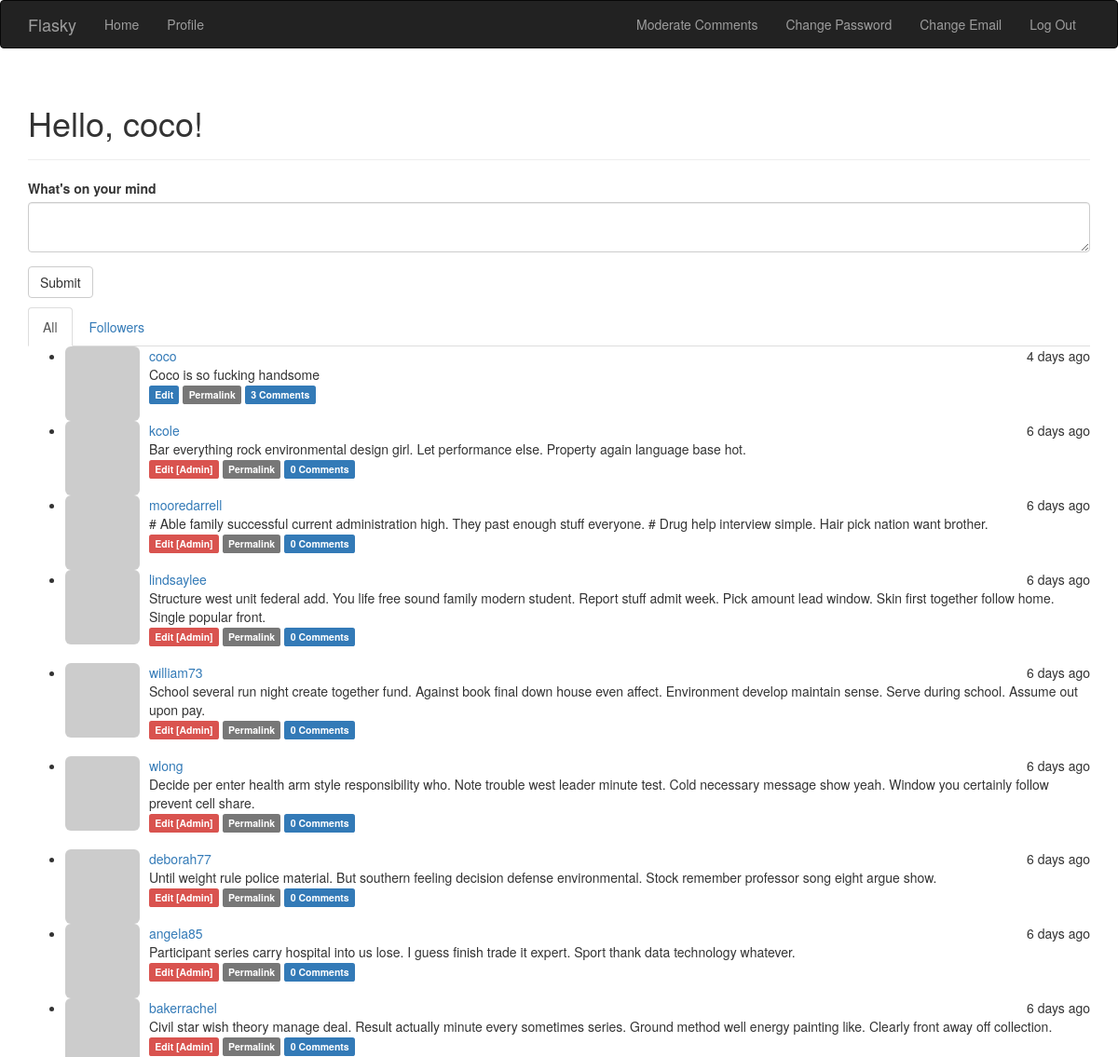
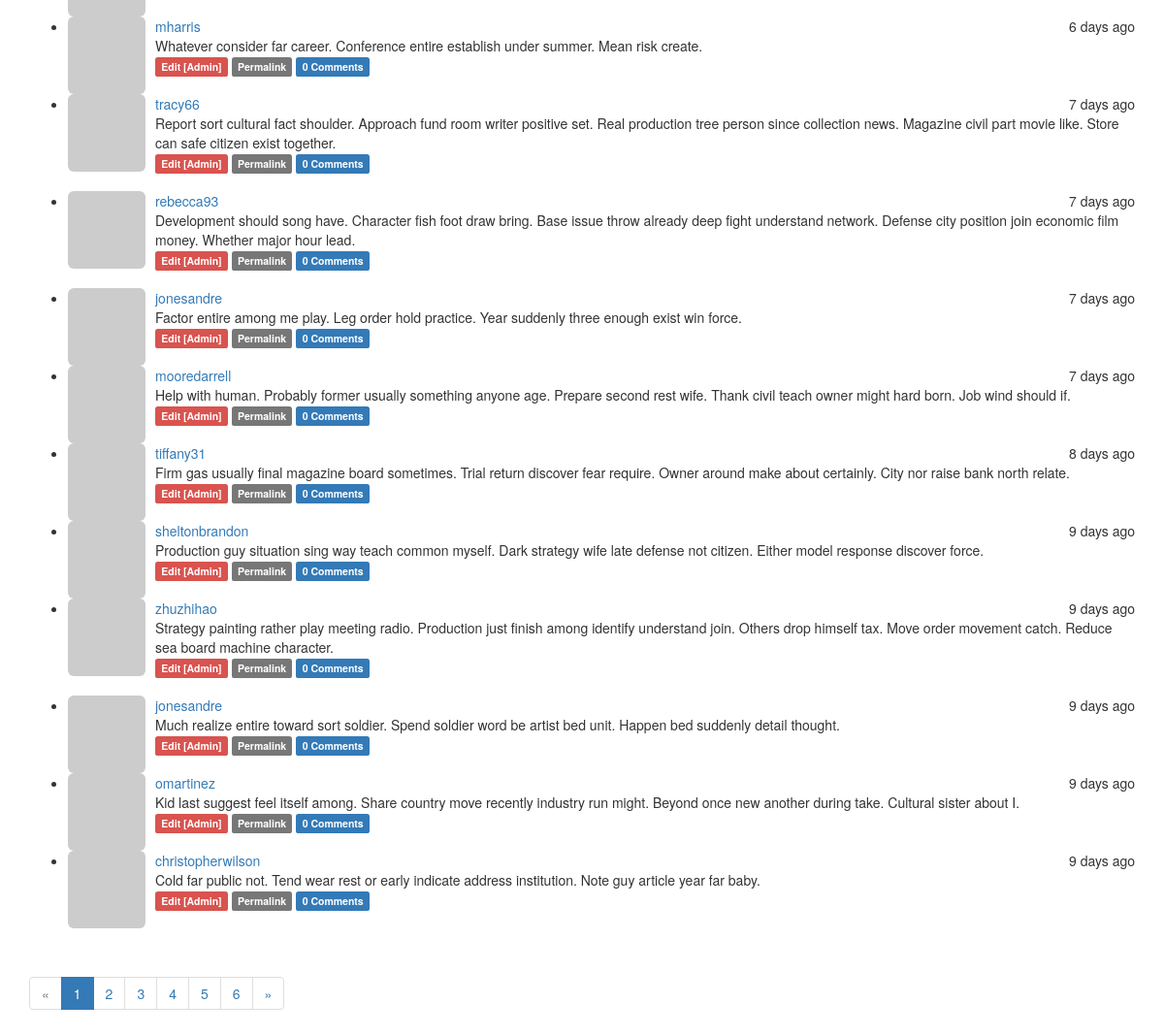
Screenshot of / (signed in) with the database file from the repository (2 pictures, top to bottom).
### app/models.py (models this page shows, shortened)
class User(UserMixin, db.Model):
    __tablename__ = 'users'
    id = db.Column(db.Integer, primary_key=True)
    email = db.Column(db.String(64), unique=True, index=True)
    username = db.Column(db.String(64), unique=True, index=True)
    password_hash = db.Column(db.String(128))
    role_id = db.Column(db.Integer, db.ForeignKey('roles.id'))
    confirmed = db.Column(db.Boolean, default=False)
    name = db.Column(db.String(64))
    location = db.Column(db.String(64))
    about_me = db.Column(db.Text())
    member_since = db.Column(db.DateTime(), default=datetime.utcnow)
    last_seen = db.Column(db.DateTime(), default=datetime.utcnow)
    avator_hash = db.Column(db.String(32))
    posts = db.relationship('Post', backref='author', lazy='dynamic')
    followed = db.relationship('Follow',
                               foreign_keys=[Follow.follower_id],
                               backref=db.backref('follower', lazy='joined'),  # joined 参数实现立即从联结查询中加载相关对象
                               lazy='dynamic',
                               cascade='all,delete-orphan')
    followers = db.relationship('Follow',
                                foreign_keys=[Follow.followed_id],
                                backref=db.backref('followed', lazy='joined'),
                                lazy='dynamic',
                                cascade='all,delete-orphan')
    comments = db.relationship('Comment', backref='author', lazy='dynamic')
    @property
    def password(self):
        raise AttributeError('Password is not a readable attribute')
    def can(self, perm):
        return self.role.has_permission(perm) and self.role is not None
    def is_administrator(self):
        return self.can(Permission.ADMIN)
    def ping(self):
        self.last_seen = datetime.utcnow()
        db.session.add(self)
        db.session.commit()
    def gravatar(self, size=100, default='identicon', rating='g'):
        if request.is_secure:
            url = 'https://secure.gravatar.com/avatar'
        else:
            url = 'https://www.gravatar.com/avatar'
        hash = self.avator_hash or self.gravatar_hash()
        return '{url}/{hash}?s={size}&d={default}&r={rating}'.format(
            url=url, hash=hash, size=size, default=default, rating=rating)
    def gravatar_hash(self):
        return hashlib.md5(self.email.lower().encode('utf-8')).hexdigest()

class Post(db.Model):
    __tablename__ = 'posts'
    id = db.Column(db.Integer, primary_key=True)
    body = db.Column(db.Text)
    timestamp = db.Column(db.DateTime, index=True, default=datetime.utcnow)
    author_id = db.Column(db.Integer, db.ForeignKey('users.id'))
    body = db.Column(db.Text)
    body_html = db.Column(db.Text)
    comments = db.relationship('Comment', backref='post', lazy='dynamic')

### app/main/views.py (the view)
@main.route('/', methods=['GET', 'POST'])
def index():
    form = PostForm()
    if form.validate_on_submit() and current_user.can(Permission.WRITE):
        post = Post(body=form.body.data, author=current_user._get_current_object())
        db.session.add(post)
        db.session.commit()
        return redirect(url_for('.index'))
    show_followed = False
    if current_user.is_authenticated:
        show_followed = bool(request.cookies.get('show_followed', ''))
    if show_followed:
        query = current_user.followed_posts
    else:
        query = Post.query
    page = request.args.get('page', 1, type=int)  # type = int 确保参数无法转换成整数时返回默认值
    pagination = query.order_by(Post.timestamp.desc()).paginate(
        page, per_page=current_app.config['FLASKY_POSTS_PER_PAGE'], error_out=False
    )
    posts = pagination.items
    return render_template('index.html', posts=posts, form=form, pagination=pagination, show_followed=show_followed)

### app/main/forms.py
class PostForm(FlaskForm):
    body = PageDownField("What's on your mind", validators=[DataRequired()])
    submit = SubmitField('Submit')

### app/auth/views.py (called while the page is built)
@auth.before_app_request
def before_request():
    if current_user.is_authenticated:
        current_user.ping()
        if not current_user.confirmed \
                and request.blueprint != 'auth' \
                and request.endpoint != 'static':
            return redirect(url_for('auth.uncofirmed'))

### app/main/__init__.py (called while the page is built)
@main.app_context_processor
def inject_permission():
    return dict(Permission=Permission)

### app/main/views.py (called while the page is built)
@main.after_app_request
def after_request(response):
    for query in get_debug_queries():
        if query.duration >= current_app.config['FLASKY_SLOW_DB_QUERY_TIME']:
            current_app.logger.warning(
                'Slow query: %s\nParameters: %s\nDuration: %fs\nContext: %s\n' %
                (query.statement, query.parameters, query.duration,
                 query.context))
    return response

### app/models.py (called while the page is built)
@login_manager.user_loader
def load_user(user_id):
    return User.query.get(int(user_id))

    def has_permission(self, prem):
        return self.permission & prem == prem

### app/templates/index.html (shortened to what this page needs)
{% extends "base.html" %}
{% import "bootstrap/wtf.html" as wtf %}
{% import "_macros.html" as macros %}
{% block page_content %}
    <div class="page-header">
        <h1>Hello, {% if current_user.is_authenticated %}{{ current_user.username }}{% else %}Stranger{% endif %}!</h1>
    </div>
    <div>
        {% if current_user.can(Permission.WRITE) %}
            {{ wtf.quick_form(form) }}
        {% endif %}
    </div>
    <div class="post-tabs">
        <ul class="nav nav-tabs">
            <li{% if not show_followed %} class="active"{% endif %}><a href="{{ url_for('.show_all') }}">All</a></li>
            {% if current_user.is_authenticated %}
                <li{% if show_followed %} class="active"{% endif %}><a
                        href="{{ url_for('.show_followed') }}">Followers</a></li>
            {% endif %}
        </ul>
        {% include '_posts.html' %}
    </div>
    {% if pagination %}
        <div class="pagination">
            {{ macros.pagination_widget(pagination, '.index') }}
        </div>
    {% endif %}
{% endblock %}

### app/templates/base.html (shortened to what this page needs)
{% extends 'bootstrap/base.html' %}
{% block navbar %}
    <div class="navbar navbar-inverse" role="navigation">
        <div class="container">
            <div class="navbar-header">
                <a href="/" class="navbar-brand">Flasky</a>
            </div>
            <div class="navbar-collapse collapse">
                <ul class="nav navbar-nav">
                    <li><a href="/">Home</a></li>
                    {% if current_user.is_authenticated %}
                        <li><a href="{{ url_for('main.user', username=current_user.username) }}">Profile</a></li>
                    {% endif %}
                </ul>
                <ul class="nav navbar-nav navbar-right">
                    {% if current_user.can(Permission.MODERATE) %}
                        <li><a href="{{ url_for('main.moderate') }}">Moderate Comments</a></li>
                    {% endif %}
                    {% if current_user.is_authenticated %}
                        <li><a href="{{ url_for('auth.change_password') }}">Change Password</a></li>
                        <li><a href="{{ url_for('auth.change_email_request') }}">Change Email</a></li>
                        <li><a href="{{ url_for('auth.logout') }}">Log Out</a></li>
                    {% else %}
                        <li><a href="{{ url_for('auth.login') }}">Log In</a></li>
                    {% endif %}
                </ul>
            </div>
        </div>
    </div>
{% endblock %}
{% block content %}
    <div class="container">
        {% block page_content %}
        {% endblock %}
    </div>
{% endblock %}

### app/templates/_macros.html
{% macro pagination_widget(pagination, endpoint, fragment='') %}
<ul class="pagination">
    <li{% if not pagination.has_prev %} class="disabled"{% endif %}>
        <a href="{% if pagination.has_prev %}{{ url_for(endpoint, page=pagination.prev_num, **kwargs) }}{{ fragment }}{% else %}#{% endif %}">
            &laquo;
        </a>
    </li>
    {% for p in pagination.iter_pages() %}
        {% if p %}
            {% if p == pagination.page %}
            <li class="active">
                <a href="{{ url_for(endpoint, page = p, **kwargs) }}{{ fragment }}">{{ p }}</a>
            </li>
            {% else %}
            <li>
                <a href="{{ url_for(endpoint, page = p, **kwargs) }}{{ fragment }}">{{ p }}</a>
            </li>
            {% endif %}
        {% else %}
        <li class="disabled"><a href="#">&hellip;</a></li>
        {% endif %}
    {% endfor %}
    <li{% if not pagination.has_next %} class="disabled"{% endif %}>
        <a href="{% if pagination.has_next %}{{ url_for(endpoint, page=pagination.next_num, **kwargs) }}{{ fragment }}{% else %}#{% endif %}">
            &raquo;
        </a>
    </li>
</ul>
{% endmacro %}

### app/templates/_posts.html
<ul class="posts">
    {% for post in posts %}
        <li class="post">
            <div class="profile-thumbnail">
                <a href="{{ url_for('.user', username=post.author.username) }}">
                    <img class="img-rounded profile-thumbnail"
                         src="{{ post.author.gravatar(size=40) }}" style="float: left;margin-right: 10px">
                </a>
            </div>
            <div class="post-date" style="float: right">{{ moment(post.timestamp).fromNow() }}</div>
            <div class="post-author">
                <a href="{{ url_for('.user', username=post.author.username) }}">
                    {{ post.author.username }}
                </a>
            </div>
            <div class="post-body">
                {% if post.body_html %}
                    {{ post.body_html|safe }}
                {% else %}
                    {{ post.body }}
                {% endif %}
            </div>
            <div class="post-footer">
                {% if current_user == post.author %}
                    <a href="{{ url_for('.edit', id=post.id) }}">
                        <span class="label label-primary">Edit</span>
                    </a>
                {% elif current_user.is_administrator() %}
                    <a href="{{ url_for('.edit', id=post.id) }}">
                        <span class="label label-danger">Edit [Admin]</span>
                    </a>
                {% endif %}
                <a href="{{ url_for('.post', id=post.id) }}">
                    <span class="label label-default">Permalink</span>
                </a>
                <a href="{{ url_for('.post', id=post.id) }}#comments">
                    <span class="label label-primary">{{ post.comments.count() }} Comments</span>
                </a>
            </div>
        </li>
        <br>
    {% endfor %}
</ul>

### rows the page displays
User: username "coco"
Post: timestamp "4 days ago", author.username "coco", body "Coco is so fucking handsome", comments.count "3"
Post: timestamp "6 days ago", author.username "kcole", body "Bar everything rock environmental design girl. Let performance else. Property again language base hot.", comments.count "0"
Post: timestamp "6 days ago", author.username "mooredarrell", body "# Able family successful current administration high. They past enough stuff everyone. # Drug help interview simple. Hair pick nation want brother.", comments.count "0"
Post: timestamp "6 days ago", author.username "lindsaylee", body "Structure west unit federal add. You life free sound family modern student. Report stuff admit week. Pick amount lead window. Skin first together follow home. Single popular front.", comments.count "0"
Post: timestamp "6 days ago", author.username "william73", body "School several run night create together fund. Against book final down house even affect. Environment develop maintain sense. Serve during school. Assume out upon pay.", comments.count "0"
Post: timestamp "6 days ago", author.username "wlong", body "Decide per enter health arm style responsibility who. Note trouble west leader minute test. Cold necessary message show yeah. Window you certainly follow prevent cell share.", comments.count "0"
Post: timestamp "6 days ago", author.username "deborah77", body "Until weight rule police material. But southern feeling decision defense environmental. Stock remember professor song eight argue show.", comments.count "0"
Post: timestamp "6 days ago", author.username "angela85", body "Participant series carry hospital into us lose. I guess finish trade it expert. Sport thank data technology whatever.", comments.count "0"
Post: timestamp "6 days ago", author.username "bakerrachel", body "Civil star wish theory manage deal. Result actually minute every sometimes series. Ground method well energy painting like. Clearly front away off collection.", comments.count "0"
Post: timestamp "6 days ago", author.username "mharris", body "Whatever consider far career. Conference entire establish under summer. Mean risk create.", comments.count "0"
Post: timestamp "7 days ago", author.username "tracy66", body "Report sort cultural fact shoulder. Approach fund room writer positive set. Real production tree person since collection news. Magazine civil part movie like. Store can safe citizen exist together.", comments.count "0"
Post: timestamp "7 days ago", author.username "rebecca93", body "Development should song have. Character fish foot draw bring. Base issue throw already deep fight understand network. Defense city position join economic film money. Whether major hour lead.", comments.count "0"
Post: timestamp "7 days ago", author.username "jonesandre", body "Factor entire among me play. Leg order hold practice. Year suddenly three enough exist win force.", comments.count "0"
Post: timestamp "7 days ago", author.username "mooredarrell", body "Help with human. Probably former usually something anyone age. Prepare second rest wife. Thank civil teach owner might hard born. Job wind should if.", comments.count "0"
Post: timestamp "8 days ago", author.username "tiffany31", body "Firm gas usually final magazine board sometimes. Trial return discover fear require. Owner around make about certainly. City nor raise bank north relate.", comments.count "0"
Post: timestamp "9 days ago", author.username "sheltonbrandon", body "Production guy situation sing way teach common myself. Dark strategy wife late defense not citizen. Either model response discover force.", comments.count "0"
Post: timestamp "9 days ago", author.username "zhuzhihao", body "Strategy painting rather play meeting radio. Production just finish among identify understand join. Others drop himself tax. Move order movement catch. Reduce sea board machine character.", comments.count "0"
Post: timestamp "9 days ago", author.username "jonesandre", body "Much realize entire toward sort soldier. Spend soldier word be artist bed unit. Happen bed suddenly detail thought.", comments.count "0"
Post: timestamp "9 days ago", author.username "omartinez", body "Kid last suggest feel itself among. Share country move recently industry run might. Beyond once new another during take. Cultural sister about I.", comments.count "0"
Post: timestamp "9 days ago", author.username "christopherwilson", body "Cold far public not. Tend wear rest or early indicate address institution. Note guy article year far baby.", comments.count "0"

### other values shown
{{ p }} "1"
{{ p }} "2" "3" "4" "5" "6"
